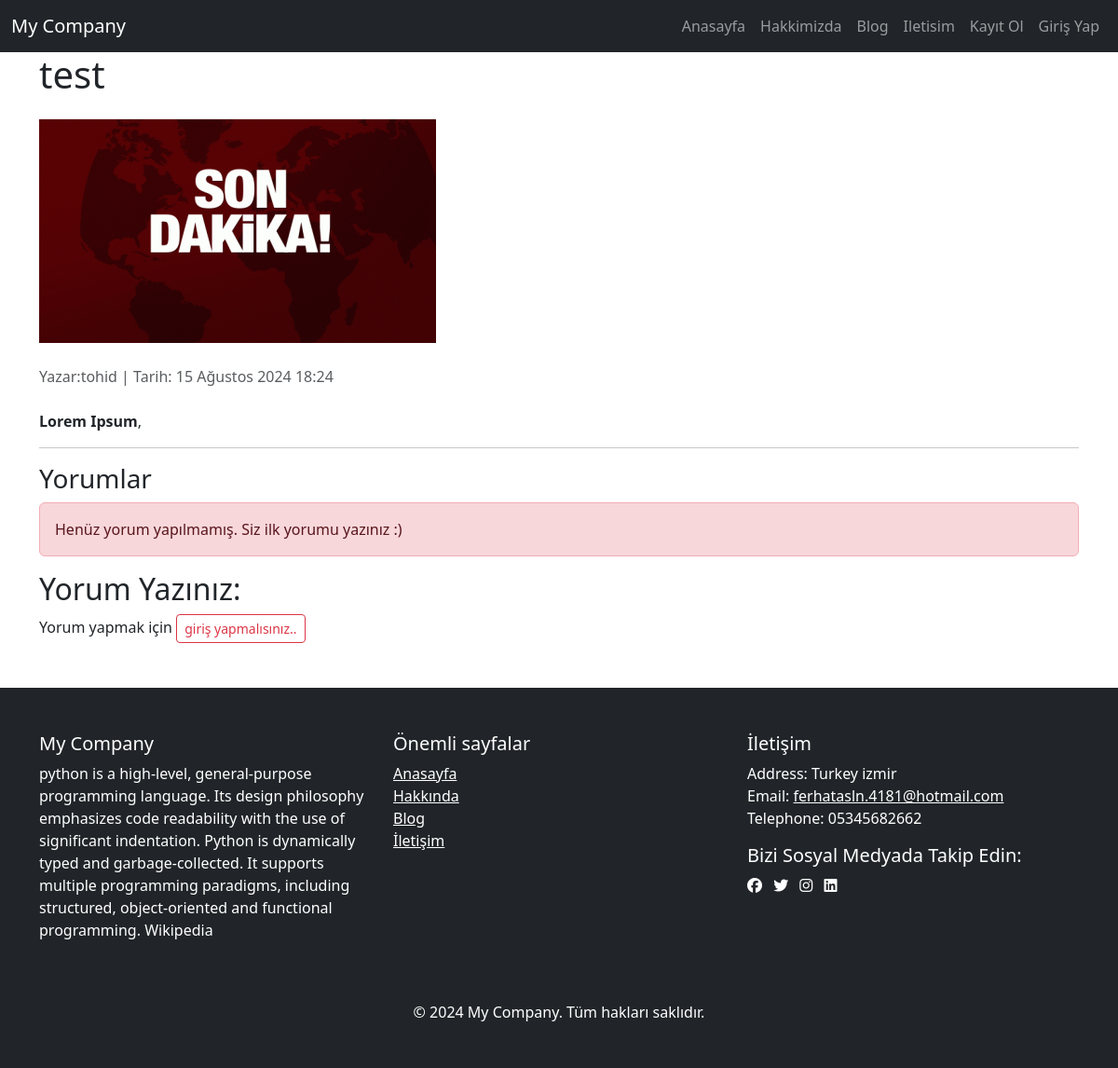
Screenshot of /blog/article/4 with the database file from the repository.
### blog/models.py (models this page shows, shortened)
class Article(models.Model):
    author = models.ForeignKey("auth.user", on_delete=models.CASCADE, verbose_name="Yazar")
    title = models.CharField(max_length=200, verbose_name="Başlık")
    content = RichTextField(verbose_name="İçerik")
    created_date = models.DateTimeField(auto_now_add=True, verbose_name="Oluşturma_Tarihi")
    article_img = models.FileField(blank=True, null=True,verbose_name="Makale Fotoğrafı")
    is_approved = models.BooleanField(default=False, verbose_name="Onaylı mı?")

class FooterSettings(models.Model):
    description = models.TextField(verbose_name="Şirket açıklaması", blank=True)
    address = models.CharField(max_length=255,verbose_name="Adres", blank=True)
    phone = models.CharField(max_length=20, verbose_name="Telefon", blank=True)
    email = models.EmailField(verbose_name="E-poste", blank=True)
    facebook = models.URLField(verbose_name="Facebook URL",blank=True, null=True)
    twitter = models.URLField(verbose_name="Twitter URL",blank=True, null=True)
    instagram = models.URLField(verbose_name="İnstagram URL",blank=True, null=True)
    linkedin = models.URLField(verbose_name="Linkedin URL",blank=True, null=True)

### blog/views.py (the view)
# urls.py: path("article/<int:id>", views.detail, name="detail"),
def detail(request, id):
    article = get_object_or_404(Article, id=id)
    form = CommentForm(request.POST or None)
    if form.is_valid():
        comment = form.save(commit=False)
        comment.article = article
        comment.author = request.user
        comment.save()
        return HttpResponseRedirect(request.path_info)
    context = {
        "article" : article,
        "form": form
    }
    return render(request, "detail.html", context)

### blog/context_processors.py (called while the page is built)
def footer_settings(request):
    settings = FooterSettings.objects.first()
    return {'footer_settings': settings}

### templates/detail.html (shortened to what this page needs)
{% extends "layout.html" %}
{% load crispy_forms_tags %}
{% load static %}
{% block body %}
    <h1 class="mb-4">{{article.title}}</h1>
    <div class="mb-4">
        <img src="{% if article.article_img %}
        {{article.article_img.url}}
        {% else %}
        {% static 'images/image_news.jpg' %}
        {% endif %}" alt="{{article.title}}">
    </div>
    <div class="mb-4">
        <span class="text-muted">Yazar:{{article.author.username}}</span>
        <span class="text-muted mx3">|</span>
        <span class="text-muted">Tarih: {{article.created_date}}</span>
    </div>
    <div class="content">
        <p>{{article.content|safe}}</p>
    </div>
    <hr>
    <h3>Yorumlar</h3>
    {% for comment in article.comments.all %}
        <div>
            <strong>{{comment.author.username}}</strong> - {{comment.created_date}}
            <p>{{comment.content}}</p>
        </div>
    {% empty %}
    <div class="alert alert-danger">Henüz yorum yapılmamış. Siz ilk yorumu yazınız :)</div>
    {% endfor %}
    <h2>Yorum Yazınız:</h2>
    {% if user.is_authenticated %}
        <form method="post">
            {% csrf_token %}
            {{form|crispy}}
            <button type="submit" class="btn btn-primary">Yorum Yap</button>
        </form>
    {% else %}
        <p>Yorum yapmak için <a class="btn btn-outline-danger btn-sm" href="{% url 'user:login' %}?next={{request.path}}"> giriş yapmalısınız..</a></p>
    {% endif %}
{% endblock body %}

### templates/includes/footer.html (shortened to what this page needs)
<footer class="bg-dark text-white py-5 mt-5">
    <div class="container">
        <div class="row">
            <div class="col-md-4">
                <h5>My Company</h5>
                <p>{{footer_settings.description}}</p>
            </div>
            <div class="col-md-4">
                <h5>Önemli sayfalar</h5>
                <ul class="list-unstyled">
                    <li><a href="{% url 'index' %}" class="text-white">Anasayfa</a></li>
                    <li><a href="{% url 'about' %}" class="text-white">Hakkında</a></li>
                    <li><a href="{% url 'blog:articles' %}" class="text-white">Blog</a></li>
                    <li><a href="{% url 'contact' %}" class="text-white">İletişim</a></li>
                </ul>
            </div>
            <div class="col-md-4">
                <h5>İletişim</h5>
                <p>
                     Address: {{footer_settings.address}} <br>
                     Email: <a href="mailto:{{footer_settings.email}}" class="text-white">{{footer_settings.email}}</a><br>
                     Telephone: {{footer_settings.phone}}
                </p>
                <div>
                    <h5>Bizi Sosyal Medyada Takip Edin:</h5>
                    <a href="{{footer_settings.facebookl}}" class="text-white me-2"><i class="fa-brands fa-facebook"></i></a>
                    <a href="{{footer_settings.twitter}}" class="text-white me-2"><i class="fa-brands fa-twitter"></i></a>
                    <a href="{{footer_settings.instagram}}" class="text-white me-2"><i class="fa-brands fa-instagram"></i></a>
                    <a href="{{footer_settings.linkedin}}" class="text-white me-2"><i class="fa-brands fa-linkedin"></i></a>
                </div>
            </div>
        </div>
        <div class="text-center mt-5">
            <p class="mb-0">&copy; 2024 My Company. Tüm hakları saklıdır.</p>
        </div>
    </div>
</footer>

### rows the page displays
Article: title "test", title (picture), author.username "tohid", created_date "15 Ağustos 2024 18:24", content "Lorem Ipsum ,"
FooterSettings: description "python is a high-level, general-purpose programming language. Its design philosophy emphasizes code readability with the use of significant indentation. Python is dynamically typed and garbage-collected. It supports multiple programming paradigms, including structured, object-oriented and functional programming. Wikipedia", address "Turkey izmir", email "ferhatasln.4181@hotmail.com", phone "05345682662"
